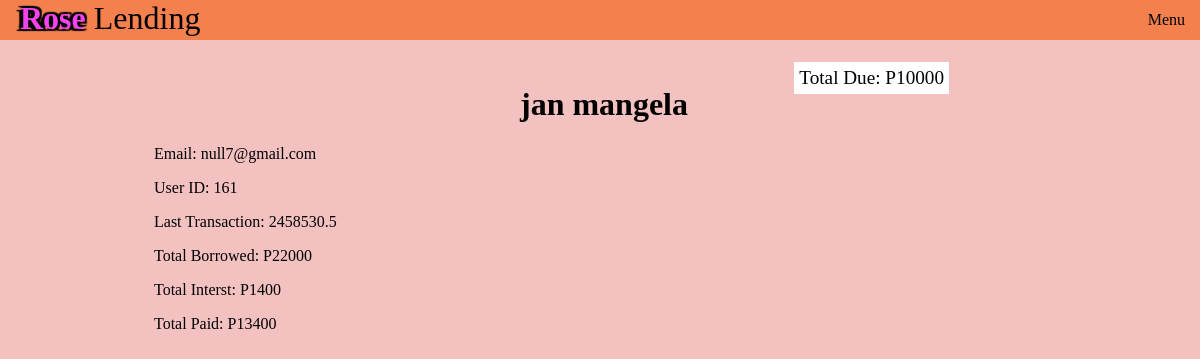
The app's page /user/161 with its own data.
### tables this page shows
CREATE TABLE info("id" integer primary key autoincrement, "email" varch(255) not null unique, "lastName" varchar(255) not null, "firstName" varchar(255) not null, "birthYear"int not null, "password" varchar(255) not null);

CREATE TABLE transactions("id" int non null, "action" int non null, "amount" int non null, "date" int non null);

### app.py (the view)
@app.route("/user/<int:user_id>")
def user(user_id):
	amounts = [0,0,0,0]
	id = user_id
	users = db.execute(f"SELECT * from info WHERE id = {id};")
	action = db.execute(f"SELECT * from transactions WHERE id = {id};")
	recent = db.execute(f"SELECT * FROM transactions where id = {id} ORDER BY DATE DESC LIMIT 0,1;")
	amounts[0] = db.execute(f"select sum(amount) from transactions where action = 1 and id = {id};")
	amounts[1] = db.execute(f"select sum(amount) from transactions where action = -1 and id = {id};")
	amounts[2] = db.execute(f"select sum(amount) from transactions where action = 0 and id = {id};")
	amounts[3] = amounts[0][0]["sum(amount)"] + amounts[2][0]["sum(amount)"] - amounts[1][0]["sum(amount)"]
	return render_template("user.html", users=users, recent=recent, amounts=amounts)

### templates/user.html
{% extends "layout.html" %}
{% block body%}
	<div class="content">
		<h1 class="name">
		{{ users[0]["firstName"] }}
		{{ users[0]["lastName"] }}
		</h1>
		<p>Email: {{ users[0]["email"] }} </p>
		<p>User ID: {{ users[0]["id"] }} </p>
		<p>Last Transaction: {{ recent[0]["date"] }} </p>
		<p> Total Borrowed: P{{ amounts[0][0]["sum(amount)"] }} </p>
		<p> Total Interst: P{{ amounts[2][0]["sum(amount)"] }} </p>
		<p> Total Paid: P{{ amounts[1][0]["sum(amount)"] }} </p>
		<div class="total">
		Total Due: P{{ amounts[3] }}
		</div>
	</div>
{% endblock %}

### static/css/main7.css (style rules this page uses)
body { margin-top: 40px; background-color: rgb(244, 193, 193); }
.content { position: absolute; top: 55px; left: 12%; width: 75%; z-index: -1; padding: 10px; }
.name { text-align: center; }
.total { position: absolute; top: 7px; right: 12.5%; font-size: 1.2em; background-color: white; padding: 5px; }

### records on screen
info: firstName "jan", lastName "mangela", email "null7@gmail.com", id "161"
transactions: date "2458530.5"

### other values on screen
{{ amounts[0][0]["sum(amount)"] }} "22000"
{{ amounts[2][0]["sum(amount)"] }} "1400"
{{ amounts[1][0]["sum(amount)"] }} "13400"
{{ amounts[3] }} "10000"
